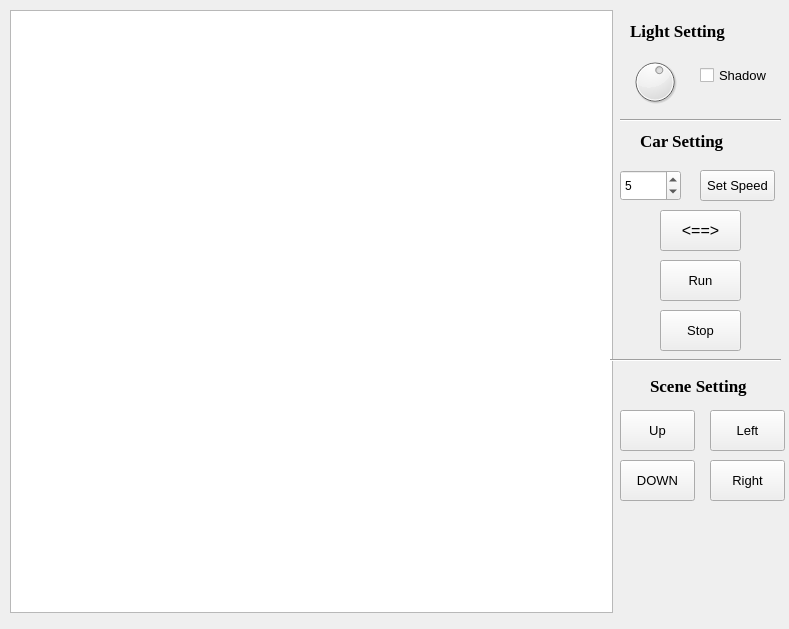
<?xml version="1.0" encoding="UTF-8"?>
<ui version="4.0">
 <class>MainWindow</class>
 <widget class="QMainWindow" name="MainWindow">
  <property name="geometry">
   <rect>
    <x>0</x>
    <y>0</y>
    <width>789</width>
    <height>629</height>
   </rect>
  </property>
  <property name="windowTitle">
   <string>Алгоритм плавающего горизонта</string>
  </property>
  <widget class="QWidget" name="centralwidget">
   <widget class="QGraphicsView" name="view">
    <property name="geometry">
     <rect>
      <x>10</x>
      <y>10</y>
      <width>603</width>
      <height>603</height>
     </rect>
    </property>
   </widget>
   <widget class="QDial" name="dialLight">
    <property name="geometry">
     <rect>
      <x>630</x>
      <y>50</y>
      <width>50</width>
      <height>64</height>
     </rect>
    </property>
    <property name="minimum">
     <number>-180</number>
    </property>
    <property name="maximum">
     <number>180</number>
    </property>
    <property name="value">
     <number>20</number>
    </property>
    <property name="wrapping">
     <bool>true</bool>
    </property>
   </widget>
   <widget class="Line" name="line">
    <property name="geometry">
     <rect>
      <x>620</x>
      <y>110</y>
      <width>161</width>
      <height>20</height>
     </rect>
    </property>
    <property name="orientation">
     <enum>Qt::Horizontal</enum>
    </property>
   </widget>
   <widget class="QLabel" name="label_12">
    <property name="geometry">
     <rect>
      <x>630</x>
      <y>10</y>
      <width>111</width>
      <height>41</height>
     </rect>
    </property>
    <property name="font">
     <font>
      <family>Times New Roman</family>
      <pointsize>13</pointsize>
      <weight>75</weight>
      <bold>true</bold>
     </font>
    </property>
    <property name="text">
     <string>Light Setting</string>
    </property>
   </widget>
   <widget class="QLabel" name="label_13">
    <property name="geometry">
     <rect>
      <x>640</x>
      <y>120</y>
      <width>111</width>
      <height>41</height>
     </rect>
    </property>
    <property name="font">
     <font>
      <family>Times New Roman</family>
      <pointsize>13</pointsize>
      <weight>75</weight>
      <bold>true</bold>
     </font>
    </property>
    <property name="text">
     <string>Car Setting</string>
    </property>
   </widget>
   <widget class="QPushButton" name="carDirecBtn">
    <property name="geometry">
     <rect>
      <x>660</x>
      <y>210</y>
      <width>81</width>
      <height>41</height>
     </rect>
    </property>
    <property name="font">
     <font>
      <pointsize>12</pointsize>
     </font>
    </property>
    <property name="text">
     <string>&lt;==&gt;</string>
    </property>
   </widget>
   <widget class="QLabel" name="label_14">
    <property name="geometry">
     <rect>
      <x>650</x>
      <y>370</y>
      <width>111</width>
      <height>31</height>
     </rect>
    </property>
    <property name="font">
     <font>
      <family>Times New Roman</family>
      <pointsize>13</pointsize>
      <weight>75</weight>
      <bold>true</bold>
     </font>
    </property>
    <property name="text">
     <string>Scene Setting</string>
    </property>
   </widget>
   <widget class="Line" name="line_2">
    <property name="geometry">
     <rect>
      <x>610</x>
      <y>350</y>
      <width>171</width>
      <height>20</height>
     </rect>
    </property>
    <property name="orientation">
     <enum>Qt::Horizontal</enum>
    </property>
   </widget>
   <widget class="QPushButton" name="sceneUpBtn">
    <property name="geometry">
     <rect>
      <x>620</x>
      <y>410</y>
      <width>75</width>
      <height>41</height>
     </rect>
    </property>
    <property name="font">
     <font>
      <pointsize>10</pointsize>
     </font>
    </property>
    <property name="text">
     <string>Up</string>
    </property>
   </widget>
   <widget class="QPushButton" name="sceneDownBtn">
    <property name="geometry">
     <rect>
      <x>620</x>
      <y>460</y>
      <width>75</width>
      <height>41</height>
     </rect>
    </property>
    <property name="font">
     <font>
      <pointsize>10</pointsize>
     </font>
    </property>
    <property name="text">
     <string>DOWN</string>
    </property>
   </widget>
   <widget class="QPushButton" name="carRunBtn">
    <property name="geometry">
     <rect>
      <x>660</x>
      <y>260</y>
      <width>81</width>
      <height>41</height>
     </rect>
    </property>
    <property name="font">
     <font>
      <pointsize>10</pointsize>
     </font>
    </property>
    <property name="text">
     <string>Run</string>
    </property>
   </widget>
   <widget class="QPushButton" name="carStopBtn">
    <property name="geometry">
     <rect>
      <x>660</x>
      <y>310</y>
      <width>81</width>
      <height>41</height>
     </rect>
    </property>
    <property name="font">
     <font>
      <pointsize>10</pointsize>
     </font>
    </property>
    <property name="text">
     <string>Stop</string>
    </property>
   </widget>
   <widget class="QPushButton" name="sceneLeftBtn">
    <property name="geometry">
     <rect>
      <x>710</x>
      <y>410</y>
      <width>75</width>
      <height>41</height>
     </rect>
    </property>
    <property name="font">
     <font>
      <pointsize>10</pointsize>
     </font>
    </property>
    <property name="text">
     <string>Left</string>
    </property>
   </widget>
   <widget class="QPushButton" name="sceneRightBtn">
    <property name="geometry">
     <rect>
      <x>710</x>
      <y>460</y>
      <width>75</width>
      <height>41</height>
     </rect>
    </property>
    <property name="font">
     <font>
      <pointsize>10</pointsize>
     </font>
    </property>
    <property name="text">
     <string>Right</string>
    </property>
   </widget>
   <widget class="QCheckBox" name="shadowCheckBox">
    <property name="geometry">
     <rect>
      <x>700</x>
      <y>60</y>
      <width>70</width>
      <height>31</height>
     </rect>
    </property>
    <property name="font">
     <font>
      <pointsize>10</pointsize>
     </font>
    </property>
    <property name="text">
     <string>Shadow</string>
    </property>
   </widget>
   <widget class="QPushButton" name="speedBtn">
    <property name="geometry">
     <rect>
      <x>700</x>
      <y>170</y>
      <width>75</width>
      <height>31</height>
     </rect>
    </property>
    <property name="font">
     <font>
      <pointsize>10</pointsize>
     </font>
    </property>
    <property name="text">
     <string>Set Speed</string>
    </property>
   </widget>
   <widget class="QSpinBox" name="speedBox">
    <property name="geometry">
     <rect>
      <x>620</x>
      <y>170</y>
      <width>61</width>
      <height>31</height>
     </rect>
    </property>
    <property name="singleStep">
     <number>5</number>
    </property>
    <property name="value">
     <number>5</number>
    </property>
   </widget>
  </widget>
 </widget>
 <resources/>
 <connections/>
</ui>
